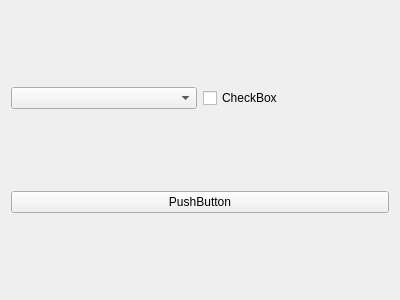
<?xml version="1.0" encoding="UTF-8"?>
<ui version="4.0">
 <class>ComboBox</class>
 <widget class="QWidget" name="ComboBox">
  <property name="geometry">
   <rect>
    <x>0</x>
    <y>0</y>
    <width>400</width>
    <height>300</height>
   </rect>
  </property>
  <property name="windowTitle">
   <string>ComboBox</string>
  </property>
  <layout class="QVBoxLayout" name="verticalLayout">
   <item>
    <layout class="QHBoxLayout" name="horizontalLayout">
     <item>
      <widget class="QComboBox" name="comboBox"/>
     </item>
     <item>
      <widget class="QCheckBox" name="checkBox">
       <property name="text">
        <string>CheckBox</string>
       </property>
      </widget>
     </item>
    </layout>
   </item>
   <item>
    <widget class="QPushButton" name="pushButton">
     <property name="text">
      <string>PushButton</string>
     </property>
    </widget>
   </item>
  </layout>
 </widget>
 <layoutdefault spacing="6" margin="11"/>
 <resources/>
 <connections/>
</ui>
